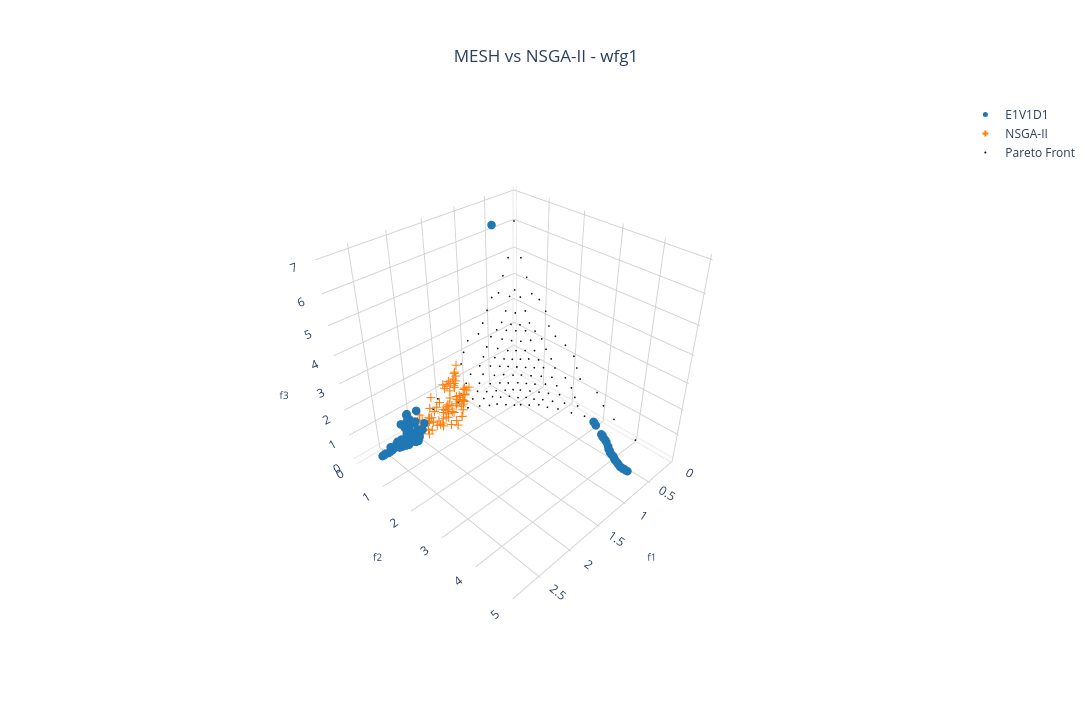

The code cell stored with this chart in its notebook:
### Markdown cell above
### MESH vs Pymoo 3D:

### Code cell
# Creating a subplot
fig = go.Figure()

fig.add_trace(go.Scatter3d(x=res.F[:,0], 
               y=res.F[:,1],
               z=res.F[:,2],
               mode='markers', marker=dict(size=5, symbol=marker_symbols[(num_dataset + 1) % num_symbols], color=solid_colors[-1]),
               name="NSGA-II")
               )

add_MESH = True
if(add_MESH):
    for i in range(num_dataset):
        fig.add_trace(pareto_front[i])

# Setting layout
fig.update_layout(
    showlegend=True,
    scene=dict(
        camera=dict(
          eye=dict(x=1.5,y=1.5,z=1.5)
        ),
        xaxis=dict(
            #range=[-0.15, 0.65],
            title=dict(text='f1', font=dict(size=10)),
            backgroundcolor='white',  # X-axis background
            gridcolor='lightgray',    # Grid color on X axis 
            showbackground=True       # Show background
        ),
        yaxis=dict(
            #range=[-0.15, 0.65],
            title=dict(text='f2', font=dict(size=10)),
            backgroundcolor='white',  # Y-axis background
            gridcolor='lightgray',    # Grid color on Y axis
            showbackground=True       # Show background
        ),
        zaxis=dict(
            #range=[-0.15, 0.65],
            title=dict(text='f3', font=dict(size=10)),
            backgroundcolor='white',  # Z-axis background
            gridcolor='lightgray',    # Grid color on Z axis
            showbackground=True       # Show background
        ),
        aspectmode='cube',
    ),
    title=dict(
        text='MESH vs NSGA-II - ' + experiment_name,
        x=0.5,  # Centering the title
        xanchor='center',
        yanchor='top'
    ),
    #margin=dict(l=0, r=0, b=0, t=0), # Rearrange the margin
    width=1520,   # Figure width (pixels)
    height=720,  # Figure height (pixels)
    paper_bgcolor="white",
    plot_bgcolor='white'
)

# Plotting the Pareto front
real_pareto_front = get_pareto(experiment_name, n_pareto_density, position_dim, 3)
fig.add_trace(
	go.Scatter3d(x=real_pareto_front[:,0],
		y=real_pareto_front[:,1],
		z=real_pareto_front[:,2],
		mode='markers', marker=dict(size=1, color='black'),
		name='Pareto Front',
		showlegend=(i==0)
		)
	)

# Showing the figure
fig.show()
